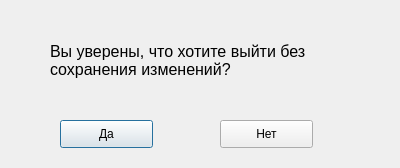
<?xml version="1.0" encoding="UTF-8"?>
<ui version="4.0">
 <class>Dialog</class>
 <widget class="QDialog" name="Dialog">
  <property name="geometry">
   <rect>
    <x>0</x>
    <y>0</y>
    <width>400</width>
    <height>168</height>
   </rect>
  </property>
  <property name="windowTitle">
   <string>Dialog</string>
  </property>
  <widget class="QLabel" name="label">
   <property name="geometry">
    <rect>
     <x>50</x>
     <y>30</y>
     <width>311</width>
     <height>61</height>
    </rect>
   </property>
   <property name="font">
    <font>
     <pointsize>12</pointsize>
    </font>
   </property>
   <property name="text">
    <string>Вы уверены, что хотите выйти без сохранения изменений?</string>
   </property>
   <property name="wordWrap">
    <bool>true</bool>
   </property>
  </widget>
  <widget class="QPushButton" name="yes_button">
   <property name="geometry">
    <rect>
     <x>60</x>
     <y>120</y>
     <width>93</width>
     <height>28</height>
    </rect>
   </property>
   <property name="text">
    <string>Да</string>
   </property>
  </widget>
  <widget class="QPushButton" name="no_button">
   <property name="geometry">
    <rect>
     <x>220</x>
     <y>120</y>
     <width>93</width>
     <height>28</height>
    </rect>
   </property>
   <property name="text">
    <string>Нет</string>
   </property>
  </widget>
 </widget>
 <resources/>
 <connections/>
</ui>
